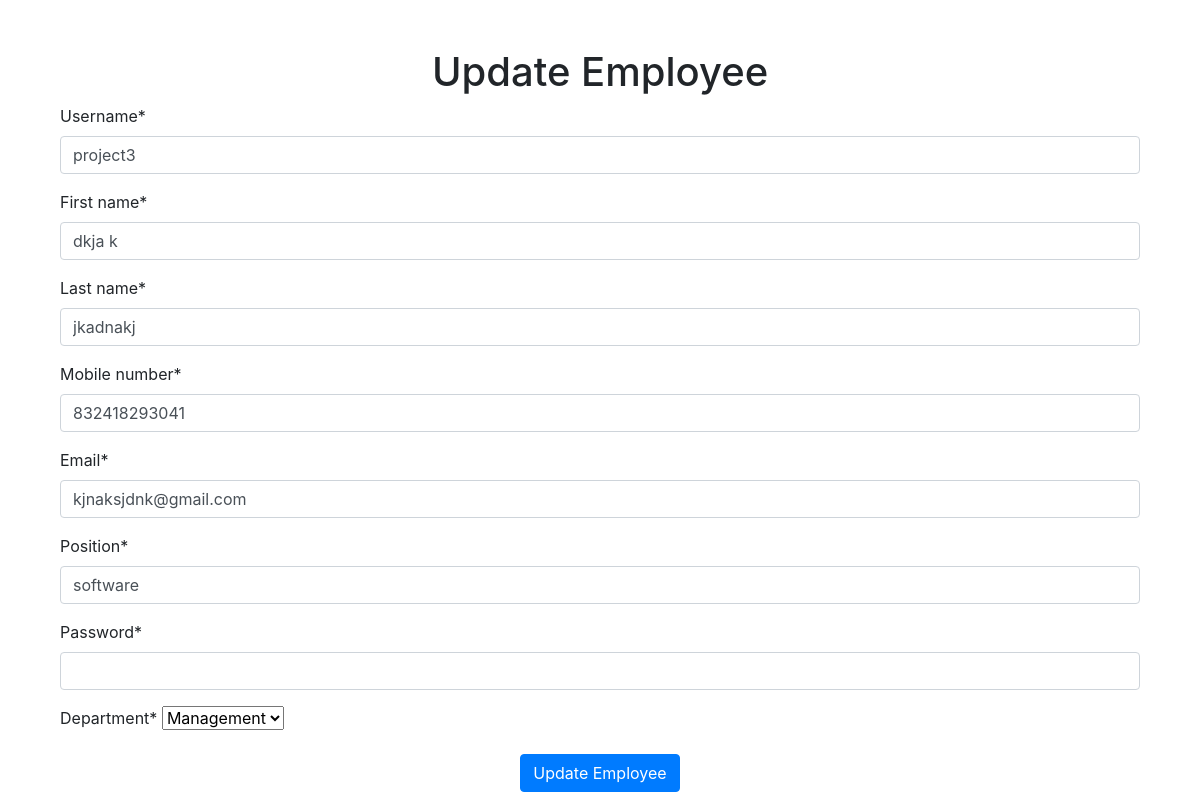
/employee/edit/3/, run on the app's committed database.
### management/models.py (models this page shows, shortened)
class Employee(AbstractUser):
    employee_id = models.AutoField(primary_key=True)
    first_name = models.CharField(max_length=100)
    last_name = models.CharField(max_length=50)
    mobile_number = models.CharField(max_length=12)
    email = models.EmailField()
    position = models.CharField(max_length=126)
    department = models.ForeignKey(Department, on_delete=models.CASCADE)
    created = models.DateTimeField(auto_now_add=True)
    updated = models.DateTimeField(auto_now_add=True)

class Department(models.Model):
    department_id = models.AutoField(primary_key=True)
    name = models.CharField(max_length=256)
    location = models.CharField(max_length=100)
    created = models.DateTimeField(auto_now_add=True)
    updated = models.DateTimeField(auto_now_add=True)
    def __str__(self):
        return str(self.name)

### management/views.py (the view)
# urls.py: path('employee/edit/<int:emp_id>/', views.update_employee, name='edit_employee'),
def update_employee(request, emp_id):
    employee = get_object_or_404(Employee, employee_id=emp_id)
    if request.method == 'POST':
        form = EmployeeForm(request.POST)
        if form.is_valid():
            username = form.cleaned_data["username"]
            first_name = form.cleaned_data["first_name"]
            last_name = form.cleaned_data["last_name"]
            email = form.cleaned_data["email"]
            position = form.cleaned_data["position"]
            department_id = form.cleaned_data["department"]
            mobile_number = form.cleaned_data["mobile_number"]
            employee.username = username
            employee.first_name = first_name
            employee.last_name = last_name
            employee.email = email
            employee.position = position
            employee.department_id = department_id
            employee.mobile_number = mobile_number
            employee.save()
            return redirect('employees') # redirect to the page where you display all employees
    else:
        form = EmployeeForm()
        form.fields['username'].initial = employee.username
        form.fields['first_name'].initial = employee.first_name
        form.fields['last_name'].initial = employee.last_name
        form.fields['email'].initial = employee.email
        form.fields['position'].initial = employee.position
        form.fields['department'].initial = employee.department.department_id
        form.fields['mobile_number'].initial = employee.mobile_number
    return render(request, 'update_employee.html', {'form': form, 'employee': employee})

### management/forms.py
class EmployeeForm(forms.Form):
    username = forms.CharField(max_length=150, required=True)
    first_name = forms.CharField(max_length=100, required=True)
    last_name = forms.CharField(max_length=50, required=True)
    mobile_number = forms.CharField(max_length=12, required=True)
    email = forms.EmailField(max_length=254, required=True)
    position = forms.CharField(max_length=126, required=True)
    password = forms.CharField(widget=forms.PasswordInput)
    department = forms.ModelChoiceField(queryset=Department.objects.only("name").all())

### management/templates/update_employee.html (shortened to what this page needs)
{% extends 'base.html' %}
{% load crispy_forms_tags %}
{% block content %}
  <div class="container">
    <h1 class="text-center">Update Employee</h1>
    <form method="POST">
      {{ form|crispy }}
      <center>
        <button class="btn btn-primary" type="submit">Update Employee</button>
      </center>
    </form>
  </div>
{% endblock %}

### data on the page
Employee: username "project3", first_name "dkja k", last_name "jkadnakj", mobile_number "832418293041", email "kjnaksjdnk@gmail.com", position "software"
Department: department "Management"
